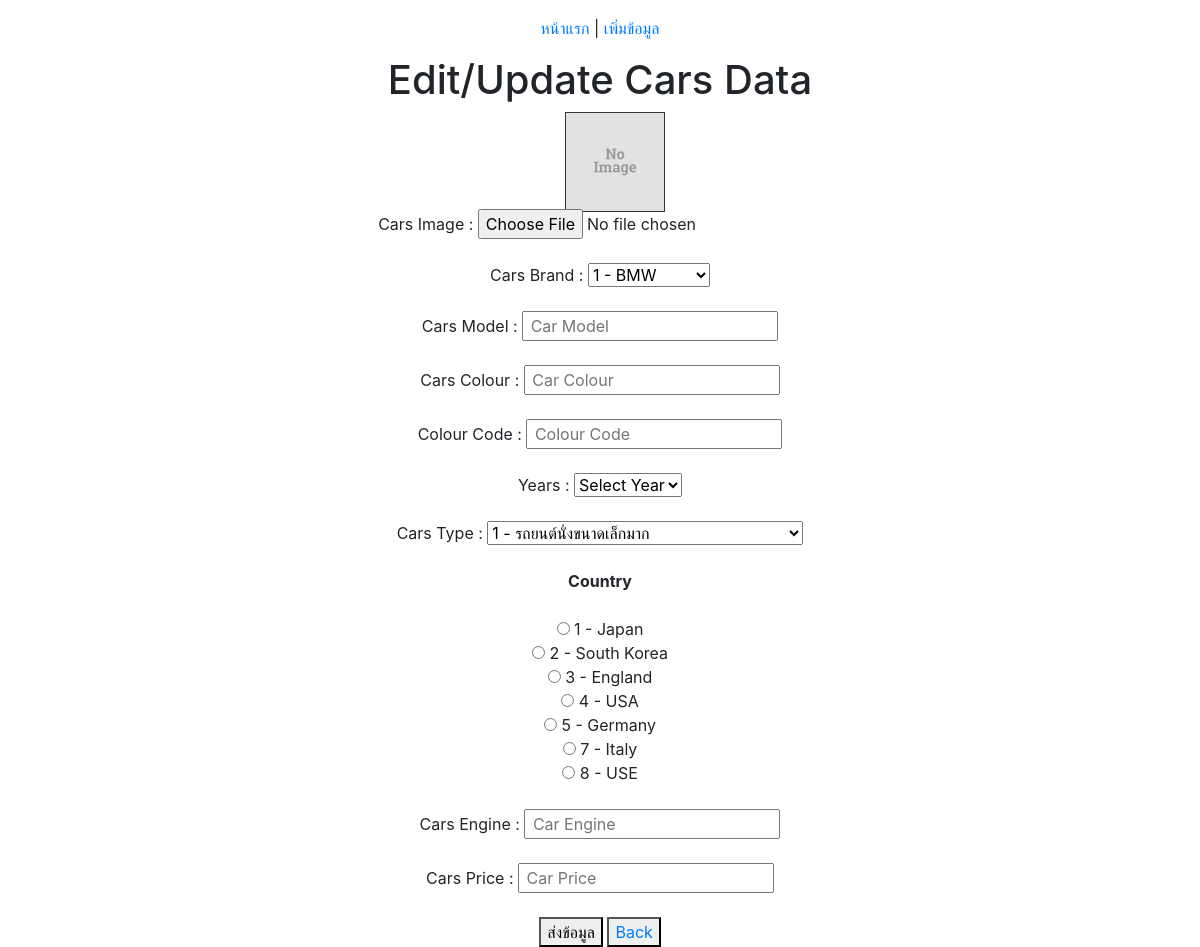
Page /data_edit.php?id=2 on the committed database.
### tables this page shows
CREATE TABLE `in_cars_country` (
  `cc_id` int(11) NOT NULL,
  `cc_name` varchar(500) NOT NULL,
  `createdate` datetime NOT NULL,
  `updatedate` timestamp NOT NULL DEFAULT CURRENT_TIMESTAMP ON UPDATE CURRENT_TIMESTAMP
);

### data_edit.php (the view, shortened to what this page needs)
<!DOCTYPE html>
<html lang="en">
<head>
        <link rel="stylesheet" href="https://stackpath.bootstrapcdn.com/bootstrap/4.3.1/css/bootstrap.min.css">
</head>
<body>
    <p><div align="center">
          <a href="data_cars.php">หน้าแรก</a>
        | <a href="data_add_cars.php">เพิ่มข้อมูล</a>
    </p>
    <h1><div align="center">Edit/Update Cars Data</h1>
    <?php
        require("connect_db.php");
        if (!empty($_GET["id"])) {
            $get_id = $_GET["id"];
            $sql_string = "SELECT * FROM in_cars WHERE cars_id = ".$get_id;
            $result = $conn->query($sql_string);
            $row =$result->fetch_assoc();
            $cb = $row["cars_brand"];
            $cbr = explode(",",$cb);
            $ct = $row["cars_type"];
            $c = explode(",",$ct);
            $a=$row["cars_country"];
            $b=explode(",",$a);
            if($row['cars_img'] != ""){ ?>
                <img src="images/<?php echo $row['cars_img']; ?>" width="100px" height="100px" style="border:1px solid #333333; margin-left: 30px;">
            <?php
            }else{ ?>
                <img src="images/noImg.png" width="100px" height="100px" style="border:1px solid #333333; margin-left: 30px;">
            <?php }
    ?>
       <form class="" action="?" method="post" enctype="multipart/form-data">
            Cars Image :
            <input type="file" name="image" style="margin-top:-115px;" >
            <br><br>
            Cars Brand :
            <select name="input_carBrand" id="prov">
                <?php
                $strSQL = "SELECT * FROM in_cars_brand ORDER BY cb_id ASC";
                $res = $conn->query($strSQL);
                if ($res->num_rows > 0) {
                    while($objRes = $res->fetch_assoc()){ ?>
                        <option value="<?php echo $objRes["cb_id"];?>" <?php
                            if (in_array($objRes["cb_id"],$cbr)) {
                                echo "selected";
                            }?>
                        ><?php echo $objRes["cb_id"]." - ".$objRes["cb_name"];?>
                        </option><?php
                    }
                }else {
                    echo "No data.";
                } ?>
            </select><br><br>
            Cars Model :
            <input type="text" name="input_carModel" value="<?=$row["cars_model"]?>" placeholder=" Car Model" require><br><br>
            Cars Colour :
            <input type="text" name="input_carColour" value="<?=$row["cars_colour"]?>" placeholder=" Car Colour"><br><br>
            Colour Code :
            <input type="text" name="input_carColourCode" value="<?=$row["cars_colour_code"]?>" placeholder=" Colour Code"><br><br>
            Years :
            <select name="input_carYears">
                <option value="<?=$row["cars_years"]?>">Select Year</option>
            </select>
            <br><br>
            Cars Type :
            <select name="input_carType" id="prov">
                <?php
                $strSQL = "SELECT * FROM in_cars_type ORDER BY ct_id ASC";
                $res = $conn->query($strSQL);
                if ($res->num_rows > 0) {
                    while($objRes = $res->fetch_assoc()){ ?>
                        <option value="<?php echo $objRes["ct_id"];?>" <?php
                            if (in_array($objRes["ct_id"],$c)) {
                                echo "selected";
                            }?>
                        ><?php echo $objRes["ct_id"]." - ".$objRes["ct_name"];?>
                        </option><?php
                    }
                }else {
                    echo "No data.";
                } ?>
            </select><br><br>
            <b> Country </b><br><br>
            <?php
                $str_SQL = "SELECT * FROM in_cars_country ORDER BY cc_id ASC";
                $r = $conn->query($str_SQL);
                if ($r->num_rows > 0) {
                 $i=0;  $objres='';
                    while($objres = $r->fetch_assoc()){?>
                        <input name="input_carCountry" type="radio" id="radio<?php $i+1;?>"
                            value="<?php echo $objres["cc_id"];?>"
                            <?php
                            if (in_array( $objres["cc_id"],$b)) {
                                echo "checked";
                            } ?>
                        /> <?php echo $objres["cc_id"]." - ".$objres["cc_name"]; ?><br><?php
                    }
                }else {
                    echo "No data.";
                }
            ?>
            <br>
            Cars Engine :
            <input type="text" name="input_carEngine" value="<?=$row["cars_engine"]?>" placeholder=" Car Engine"><br><br>
            Cars Price :
            <input type="text" name="input_carPrice" value="<?=$row["cars_price"]?>" placeholder=" Car Price">
        <br><br>
            <button type="submit" name="button"> ส่งข้อมูล </button>
            <button type="submit" name="Bbutton"><a href="data_cars.php">Back</a></button>
        </form>
    <?php
        }
    ?>
</body>
</html>

### rows in the picture
in_cars_country: cc_id "1", cc_name "Japan"
in_cars_country: cc_id "2", cc_name "South Korea"
in_cars_country: cc_id "3", cc_name "England"
in_cars_country: cc_id "4", cc_name "USA"
in_cars_country: cc_id "5", cc_name "Germany"
in_cars_country: cc_id "7", cc_name "Italy"
in_cars_country: cc_id "8", cc_name "USE"

### other values in the picture
form field input_carBrand "1 - BMW"
form field input_carType "1 - รถยนต์นั่งขนาดเล็กมาก"
